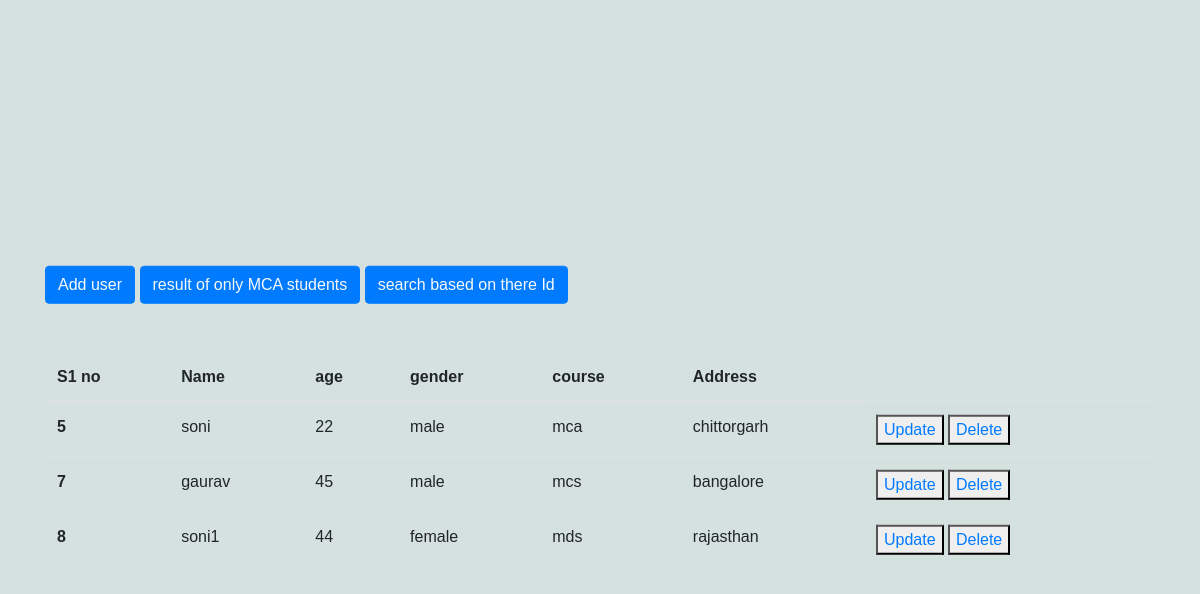
Screenshot of /display.php with the database file from the repository.
### tables this page shows
CREATE TABLE `stuinfo` (
  `stu_id` int(11) NOT NULL,
  `name` varchar(30) NOT NULL,
  `age` int(30) NOT NULL,
  `gender` varchar(10) NOT NULL,
  `course` varchar(50) NOT NULL,
  `address` varchar(100) NOT NULL
);

### display.php (the view, shortened to what this page needs)
<?php
include 'connect.php';
?>
<!DOCTYPE html>
<html lang="en">
<head>
    <link rel="stylesheet" href="https://maxcdn.bootstrapcdn.com/bootstrap/4.0.0/css/bootstrap.min.css">
<link rel="stylesheet" href="https://stackpath.bootstrapcdn.com/bootstrap/4.5.0/css/bootstrap.min.css">
<link rel="stylesheet" href="https://maxcdn.bootstrapcdn.com/font-awesome/4.7.0/css/font-awesome.min.css">
</head>
<body>
    <div class="container">
    <button class  = "btn btn-primary my-5"><a href="index.php"
        class="text-light">Add user </a> </button>
        <button class  = "btn btn-primary my-5"><a href="MCA.php"
        class="text-light">result of only MCA students </a> </button>
        <button class  = "btn btn-primary my-5"><a href="search.php"
        class="text-light">search based on there Id</a> </button>
        <table class="table">
  <thead>
    <tr>
      <th scope="col">S1 no</th>
      <th scope="col">Name</th>
      <th scope="col">age</th>
      <th scope="col">gender</th>
      <th scope="col">course</th>
      <th scope="col">Address</th>
    </tr>
  </thead>
  <tbody>
      <?php
    $sql="select * from `stuinfo`";
    $result=mysqli_query($con,$sql);
    if($result){
        while($row=mysqli_fetch_assoc($result)){
            $id=$row['stu_id'];
            $name=$row['name'];
            $age=$row['age'];
            $gender=$row['gender'];
            $course=$row['course'];
            $address=$row['address'];
            echo ' <tr>
            <th scope="row">'.$id.'</th>
            <td>'.$name.'</td>
            <td>'.$age.'</td>
            <td>'.$gender.'</td>
            <td>'.$course.'</td>
            <td>'.$address.'</td>
            <td>
             <button><a href="update.php?updateid='.$id.'">Update</a></button>
            <button><a href="delete.php?deleteid='.$id.'">Delete</a></button>
    </td>
          </tr>';
        }
    }
?>
 </tbody>
</table>
</div>
</body>
</html>

### display.php (style rules this page uses)
body { background-color: #d5e1df; height: 100vh; font-family: 'Montserrat', sans-serif; }
.container { position: absolute; transform: translate(-50%,-50%); top: 50%; left: 50%; }
::placeholder { font-family: Montserrat, sans-serif; font-weight: 400; color: #fff; text-shadow: 2px 2px 4px rgba(0,0,0,0.4); }
a, input:focus, select:focus, textarea:focus, button:focus { outline: none; }

### rows the page displays
stuinfo: stu_id "5", name "soni", age "22", gender "male", course "mca", address "chittorgarh"
stuinfo: stu_id "7", name "gaurav", age "45", gender "male", course "mcs", address "bangalore"
stuinfo: stu_id "8", name "soni1", age "44", gender "female", course "mds", address "rajasthan"
